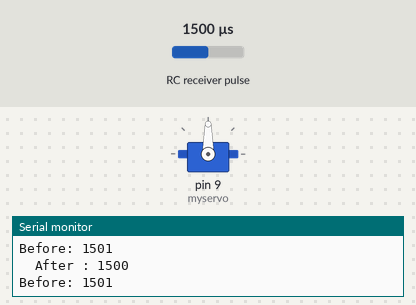
Bench run of a sketch on a simulated Arduino Uno, built with avr-gcc and run on an emulated ATmega328P. Parts: servo, the last lines printed to the serial monitor. Wiring (inferred from the names in the program): RC receiver channel: data pin 3. The test bench sets the inputs (shaded band); at power-on: RC receiver pulse 1500 µs.

Above: at 1.2 s.
1.3 s: RC receiver pulse (sensor on pin 3) set to 1020 µs
At 3.4 s:
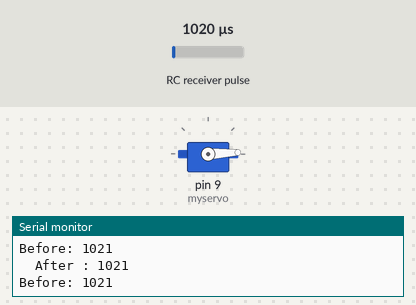
4.3 s: RC receiver pulse (sensor on pin 3) set to 1750 µs
At 5.8 s:
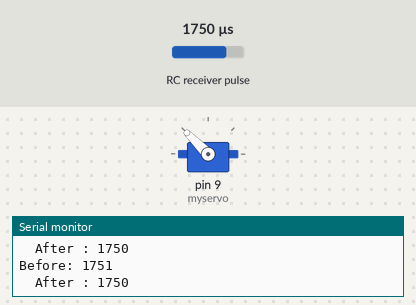
7.3 s: RC receiver pulse (sensor on pin 3) set to 1980 µs
At 9.1 s:
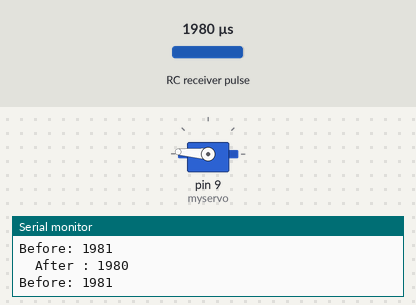
Timing chart, 0 to 10.6 s (numbered marks = the images above; inputs shaded):
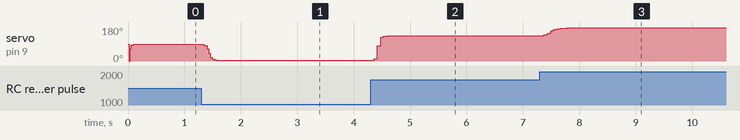

The sketch:

PWM_Filter.ino
```cpp
#include <Arduino.h>
#include <Servo.h>
#include <SimpleKalmanFilter.h>
Servo myservo;
int pos = 0;
#define RCPin 3
SimpleKalmanFilter locnhieu(2, 2, 0.01);
int RCValue, gt_filter;

void setup()
{
  Serial.begin(9600);

  myservo.attach(9);

  pinMode(RCPin, INPUT);

}

void loop()
{
 if(RCValue > 1800)RCValue = 1800;
  if(RCValue < 1000)RCValue = 1000;
  RCValue = pulseIn(RCPin, HIGH);
  gt_filter = locnhieu.updateEstimate(RCValue);
  pos = map(gt_filter, 1000, 2000, 0, 180);
  myservo.write(pos);
  Serial.print("Before: ");
  Serial.println(RCValue);

  Serial.print("\tAfter : ");
  Serial.println(gt_filter);
}
```

Measured:
- after the input at 1.3 s, servo on pin 9 (myservo): moves from 90° to 3° over 0.66 s, starting at once
- after the input at 4.3 s, servo on pin 9 (myservo): moves from 3° to 135° over 0.82 s, starting at once
- after the input at 7.3 s, servo on pin 9 (myservo): moves from 135° to 176° over 0.68 s, starting after 0.06 s
